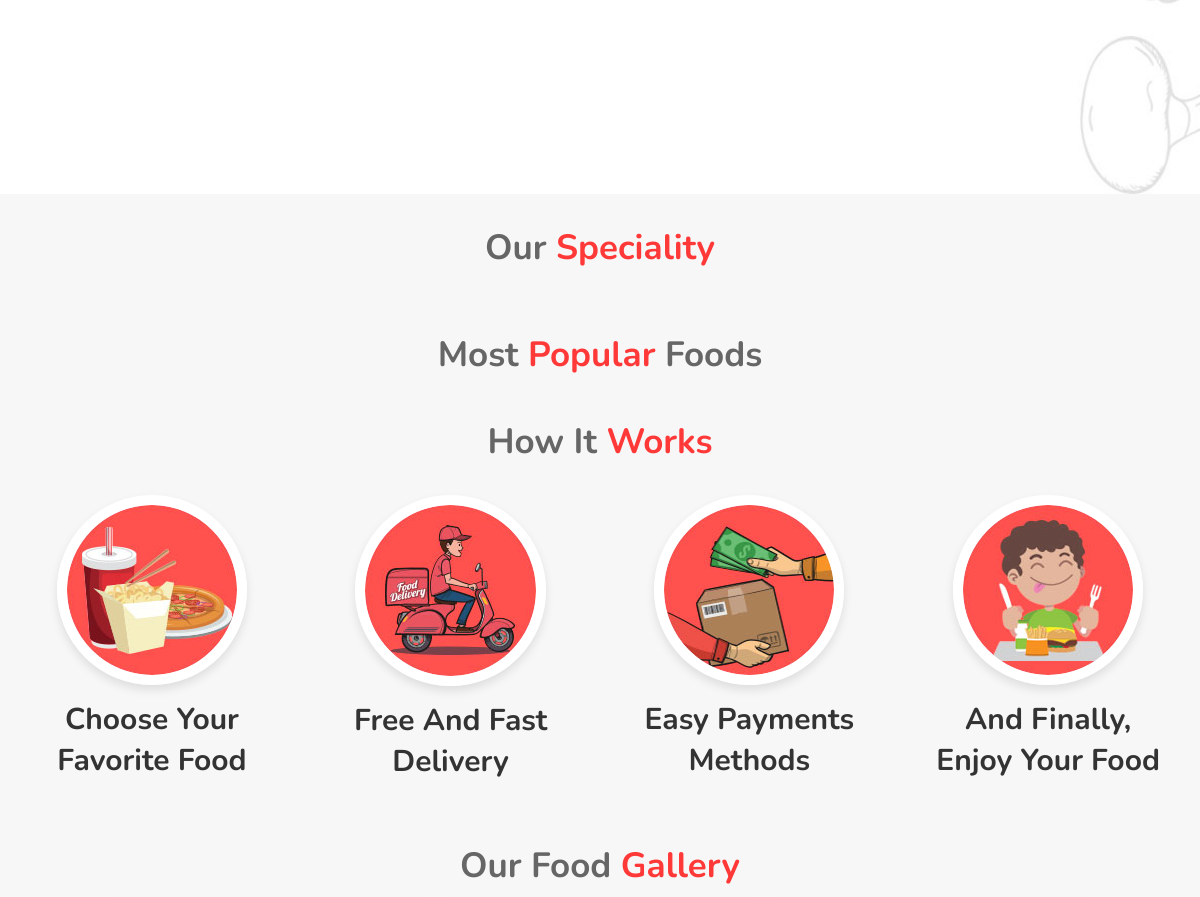
Before: / (middle part) with the older database file.
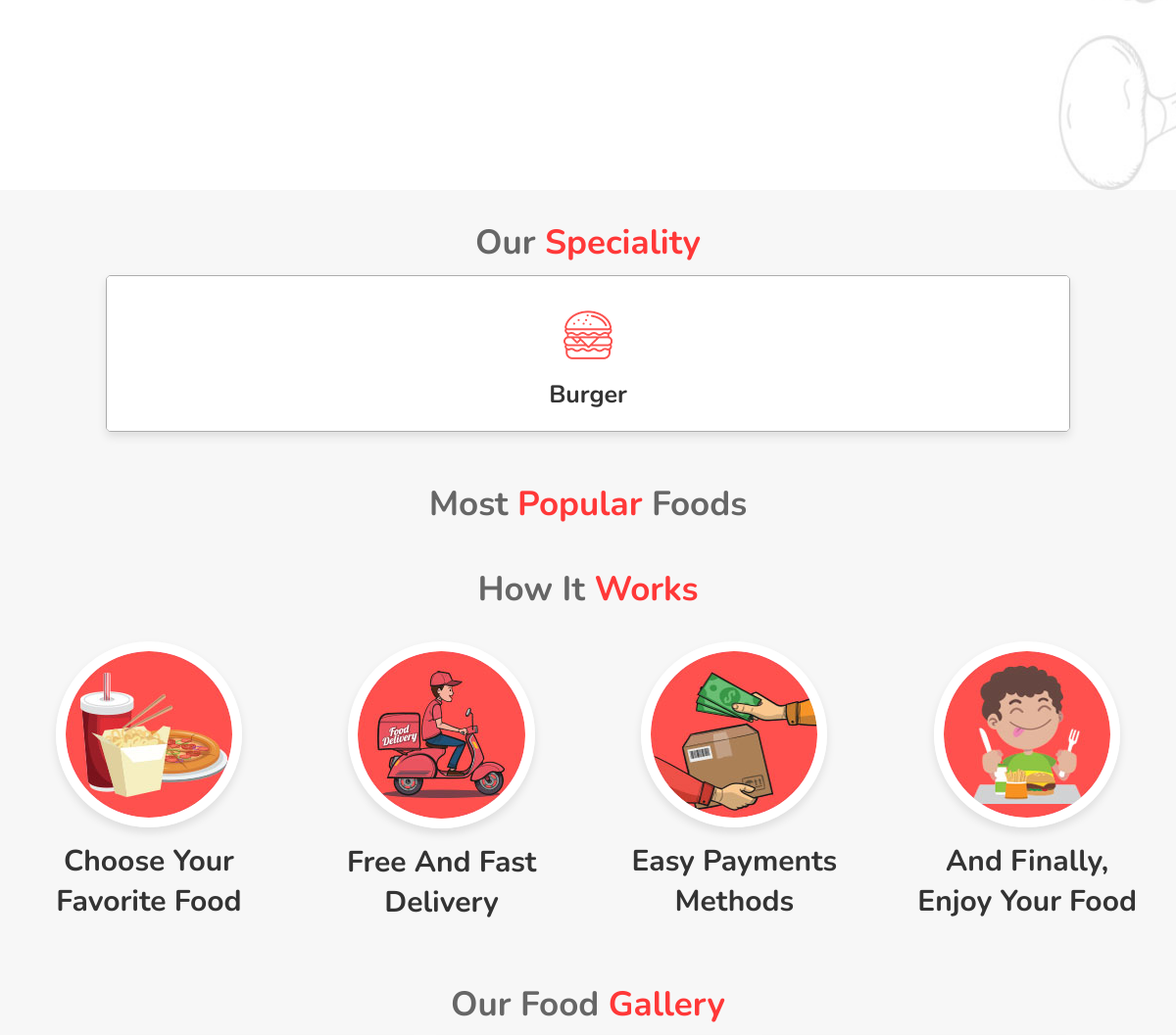
After: the same page with the newer database file.
### main/models.py (models this page shows, shortened)
class Category(models.Model):
    title = models.CharField(max_length=50)
    image= models.ImageField(upload_to='category/%y/%m/%d',blank=True, null=True)
    logo_image =  models.ImageField(upload_to='category/%y/%m/%d',blank=True, null=True)

### main/views.py (the view)
# urls.py: path('',views.home, name=''),
def home(request):
    data = Category.objects.all().order_by('-id')
    product = Product.objects.filter(is_popular=True).order_by('-id')
    return render(request, 'resturant.html', {'data':data,'product':product})

### main/templates/resturant.html (shortened to what this page needs)
{% load static %}
<!DOCTYPE html>
<html lang="en">
<head>
    <link rel="stylesheet" href="https://cdnjs.cloudflare.com/ajax/libs/font-awesome/5.15.3/css/all.min.css">
    <link rel="stylesheet" href="{% static 'style2.css' %}">
</head>
<body>
<section class="home" id="home">
</section>
<section class="speciality" id="speciality">
    <h1 class="heading"> our <span>speciality</span> </h1>
    <div class="box-container">
    {% if data %}
{% for cat in data %}
        <div class="box">
            <div class="content">
                <img src="{{cat.logo_image.url}}" alt="">
                <h3>{{cat.title}}</h3>
            </div>
        </div>
{% endfor %}
{% endif %}
    </div>
</section>
<section class="popular" id="popular">
    <h1 class="heading"> most <span>popular</span> foods </h1>
</section>
<div class="step-container">
    <h1 class="heading">how it <span>works</span></h1>
    <section class="steps">
        <div class="box">
            <img src="{% static 'images/step-1.jpg' %}" alt="">
            <h3>choose your favorite food</h3>
        </div>
        <div class="box">
            <img src="{% static 'images/step-2.jpg' %}" alt="">
            <h3>free and fast delivery</h3>
        </div>
        <div class="box">
            <img src="{% static 'images/step-3.jpg' %}" alt="">
            <h3>easy payments methods</h3>
        </div>
        <div class="box">
            <img src="{% static 'images/step-4.jpg' %}" alt="">
            <h3>and finally, enjoy your food</h3>
        </div>
    </section>
</div>
<section class="gallery" id="gallery">
    <h1 class="heading"> our food <span> gallery </span> </h1>
</section>
</body>
</html>

### myapp/static/style2.css (style rules this page uses)
:root { --red:#ff3838; }
* { font-family: 'Nunito', sans-serif; margin:0; padding:0; box-sizing: border-box; outline: none; border:none; text-decoration: none; text-transform: capitalize; transition:all .2s linear; }
html { font-size: 62.5%; overflow-x: hidden; scroll-behavior: smooth; scroll-padding-top: 6rem; }
body { background:#f7f7f7; }
section { padding:2rem 9%; }
.heading { text-align: center; font-size: 3.5rem; padding:1rem; color:#666; }
.heading span { color:var(--red); }
.home { display: flex; flex-wrap: wrap; gap:1.5rem; min-height: 100vh; align-items: center; background:url(../images/home-bg.jpg) no-repeat; background-size: cover; background-position: center; }
.speciality .box-container { display: flex; flex-wrap: wrap; gap:1.5rem; }
.speciality .box-container .box { flex:1 1 30rem; position: relative; overflow: hidden; box-shadow: 0 .5rem 1rem rgba(0,0,0,.1); border:.1rem solid rgba(0,0,0,.3); cursor: pointer; border-radius: .5rem; }
.speciality .box-container .box .content { text-align: center; background:#fff; padding:2rem; }
.speciality .box-container .box .content img { margin:1.5rem 0; }
.speciality .box-container .box .content h3 { font-size: 2.5rem; color:#333; }
.steps { display: flex; flex-wrap: wrap; gap:1.5rem; padding:1rem; }
.steps .box { flex:1 1 25rem; padding:1rem; text-align: center; }
.steps .box img { border-radius: 50%; border:1rem solid #fff; box-shadow: 0 .5rem 1rem rgba(0,0,0,.1); }
.steps .box h3 { font-size: 3rem; color:#333; padding:1rem; }

Changed rows visible on the page:
added Category: logo_image (picture), title "Burger"
